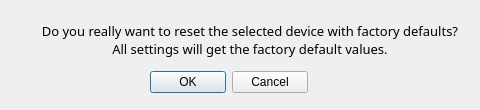
<?xml version="1.0" encoding="UTF-8"?>
<ui version="4.0">
 <class>Dialog</class>
 <widget class="QDialog" name="Dialog">
  <property name="windowModality">
   <enum>Qt::WindowModal</enum>
  </property>
  <property name="geometry">
   <rect>
    <x>0</x>
    <y>0</y>
    <width>480</width>
    <height>110</height>
   </rect>
  </property>
  <property name="minimumSize">
   <size>
    <width>480</width>
    <height>110</height>
   </size>
  </property>
  <property name="maximumSize">
   <size>
    <width>480</width>
    <height>110</height>
   </size>
  </property>
  <property name="windowTitle">
   <string>Factory reset warning</string>
  </property>
  <property name="modal">
   <bool>true</bool>
  </property>
  <widget class="QLabel" name="dialog_msg">
   <property name="geometry">
    <rect>
     <x>40</x>
     <y>20</y>
     <width>420</width>
     <height>40</height>
    </rect>
   </property>
   <property name="minimumSize">
    <size>
     <width>350</width>
     <height>35</height>
    </size>
   </property>
   <property name="maximumSize">
    <size>
     <width>420</width>
     <height>40</height>
    </size>
   </property>
   <property name="font">
    <font>
     <family>맑은 고딕</family>
     <pointsize>10</pointsize>
     <weight>50</weight>
     <italic>false</italic>
     <bold>false</bold>
     <underline>false</underline>
     <strikeout>false</strikeout>
    </font>
   </property>
   <property name="acceptDrops">
    <bool>false</bool>
   </property>
   <property name="text">
    <string>Do you really want to reset the selected device with factory defaults? All settings will get the factory default values.</string>
   </property>
   <property name="alignment">
    <set>Qt::AlignCenter</set>
   </property>
   <property name="wordWrap">
    <bool>true</bool>
   </property>
  </widget>
  <widget class="QWidget" name="layoutWidget">
   <property name="geometry">
    <rect>
     <x>150</x>
     <y>70</y>
     <width>158</width>
     <height>25</height>
    </rect>
   </property>
   <layout class="QHBoxLayout" name="horizontalLayout">
    <item>
     <widget class="QPushButton" name="okbtn">
      <property name="text">
       <string>OK</string>
      </property>
     </widget>
    </item>
    <item>
     <widget class="QPushButton" name="cancelbtn">
      <property name="text">
       <string>Cancel</string>
      </property>
     </widget>
    </item>
   </layout>
  </widget>
 </widget>
 <resources/>
 <connections/>
</ui>
